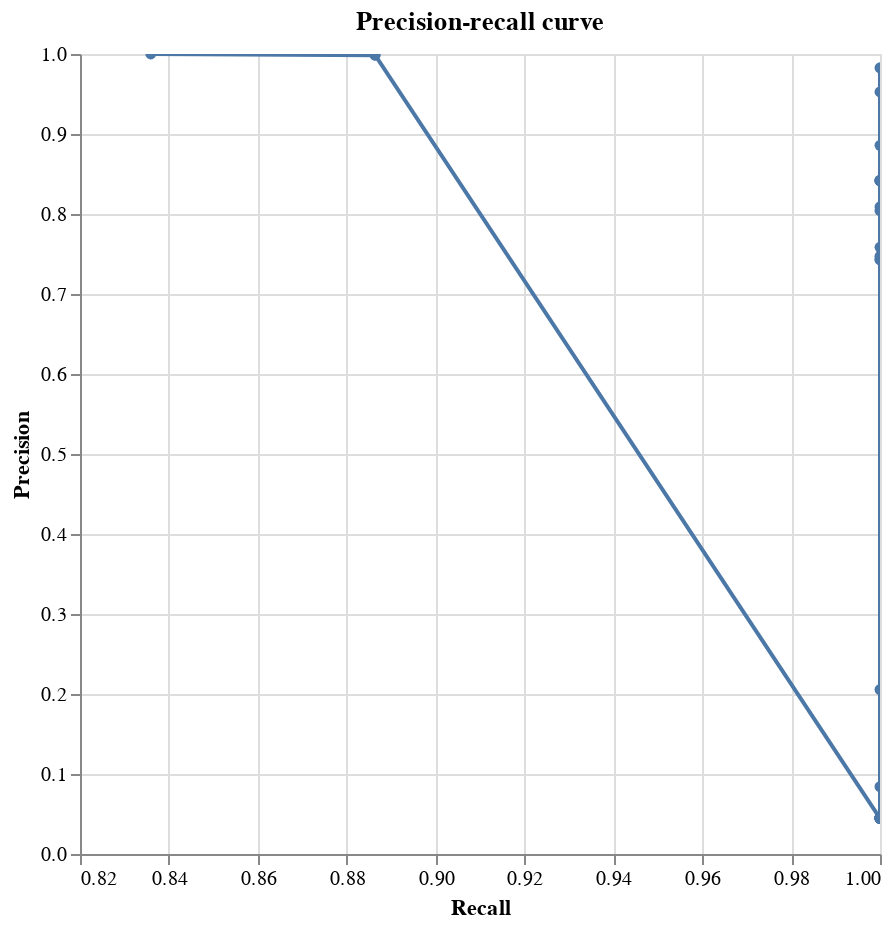

Here is the notebook cell this chart was saved with:
### Markdown cell above
# Precision-Recall curve

### Code cell
x = linker.precision_recall_chart_from_labels_column("unique_id")
x

### Figure 1 — Vega-Lite specification as saved in the notebook (floating-point values rounded to 4 significant figures)
{"$schema": "https://vega.github.io/schema/vega-lite/v4.8.1.json", "title": "Precision-recall curve", "data": {"values": [{"truth_threshold": -459.8, "match_probability": 3.887e-139, "row_count": 181400.0, "P": 8106.0, "N": 173300.0, "TP": 8106.0, "TN": 0.0, "FP": 173300.0, "FN": 0.0, "P_rate": 0.0, "N_rate": 0.9553, "TP_rate": 1.0, "TN_rate": 0.0, "FP_rate": 1.0, "FN_rate": 0.0, "precision": 0.04468, "recall": 1.0, "F1": 0.08554}, {"truth_threshold": -295.3, "match_probability": 1.288e-89, "row_count": 181400.0, "P": 8106.0, "N": 173300.0, "TP": 8106.0, "TN": 6.0, "FP": 173300.0, "FN": 0.0, "P_rate": 0.0, "N_rate": 0.9553, "TP_rate": 1.0, "TN_rate": 3.462e-05, "FP_rate": 1.0, "FN_rate": 0.0, "precision": 0.04468, "recall": 1.0, "F1": 0.08555}, {"truth_threshold": -291.3, "match_probability": 1.974e-88, "row_count": 181400.0, "P": 8106.0, "N": 173300.0, "TP": 8106.0, "TN": 7.0, "FP": 173300.0, "FN": 0.0, "P_rate": 0.0, "N_rate": 0.9553, "TP_rate": 1.0, "TN_rate": 4.039e-05, "FP_rate": 1.0, "FN_rate": 0.0, "precision": 0.04468, "recall": 1.0, "F1": 0.08555}, {"truth_threshold": -267.1, "match_probability": 3.977e-81, "row_count": 181400.0, "P": 8106.0, "N": 173300.0, "TP": 8106.0, "TN": 13.0, "FP": 173300.0, "FN": 0.0, "P_rate": 0.0, "N_rate": 0.9553, "TP_rate": 1.0, "TN_rate": 7.501e-05, "FP_rate": 0.9999, "FN_rate": 0.0, "precision": 0.04469, "recall": 1.0, "F1": 0.08555}, {"truth_threshold": -246.8, "match_probability": 5.1e-75, "row_count": 181400.0, "P": 8106.0, "N": 173300.0, "TP": 8106.0, "TN": 15.0, "FP": 173300.0, "FN": 0.0, "P_rate": 0.0, "N_rate": 0.9553, "TP_rate": 1.0, "TN_rate": 8.655e-05, "FP_rate": 0.9999, "FN_rate": 0.0, "precision": 0.04469, "recall": 1.0, "F1": 0.08555}, {"truth_threshold": -242.9, "match_probability": 7.82e-74, "row_count": 181400.0, "P": 8106.0, "N": 173300.0, "TP": 8106.0, "TN": 479.0, "FP": 172800.0, "FN": 0.0, "P_rate": 0.0, "N_rate": 0.9553, "TP_rate": 1.0, "TN_rate": 0.002764, "FP_rate": 0.9972, "FN_rate": 0.0, "precision": 0.0448, "recall": 1.0, "F1": 0.08576}, {"truth_threshold": -238.1, "match_probability": 2.15e-72, "row_count": 181400.0, "P": 8106.0, "N": 173300.0, "TP": 8106.0, "TN": 870.0, "FP": 172400.0, "FN": 0.0, "P_rate": 0.0, "N_rate": 0.9553, "TP_rate": 1.0, "TN_rate": 0.00502, "FP_rate": 0.995, "FN_rate": 0.0, "precision": 0.0449, "recall": 1.0, "F1": 0.08594}, {"truth_threshold": -228.0, "match_probability": 2.282e-69, "row_count": 181400.0, "P": 8106.0, "N": 173300.0, "TP": 8106.0, "TN": 1049.0, "FP": 172300.0, "FN": 0.0, "P_rate": 0.0, "N_rate": 0.9553, "TP_rate": 1.0, "TN_rate": 0.006053, "FP_rate": 0.9939, "FN_rate": 0.0, "precision": 0.04494, "recall": 1.0, "F1": 0.08602}, {"truth_threshold": -225.3, "match_probability": 1.506e-68, "row_count": 181400.0, "P": 8106.0, "N": 173300.0, "TP": 8106.0, "TN": 1051.0, "FP": 172300.0, "FN": 0.0, "P_rate": 0.0, "N_rate": 0.9553, "TP_rate": 1.0, "TN_rate": 0.006064, "FP_rate": 0.9939, "FN_rate": 0.0, "precision": 0.04494, "recall": 1.0, "F1": 0.08602}, {"truth_threshold": -222.5, "match_probability": 1.027e-67, "row_count": 181400.0, "P": 8106.0, "N": 173300.0, "TP": 8106.0, "TN": 1052.0, "FP": 172300.0, "FN": 0.0, "P_rate": 0.0, "N_rate": 0.9553, "TP_rate": 1.0, "TN_rate": 0.00607, "FP_rate": 0.9939, "FN_rate": 0.0, "precision": 0.04494, "recall": 1.0, "F1": 0.08602}, {"truth_threshold": -220.5, "match_probability": 4.14e-67, "row_count": 181400.0, "P": 8106.0, "N": 173300.0, "TP": 8106.0, "TN": 1119.0, "FP": 172200.0, "FN": 0.0, "P_rate": 0.0, "N_rate": 0.9553, "TP_rate": 1.0, "TN_rate": 0.006457, "FP_rate": 0.9935, "FN_rate": 0.0, "precision": 0.04496, "recall": 1.0, "F1": 0.08605}, {"truth_threshold": -218.6, "match_probability": 1.575e-66, "row_count": 181400.0, "P": 8106.0, "N": 173300.0, "TP": 8106.0, "TN": 1124.0, "FP": 172200.0, "FN": 0.0, "P_rate": 0.0, "N_rate": 0.9553, "TP_rate": 1.0, "TN_rate": 0.006486, "FP_rate": 0.9935, "FN_rate": 0.0, "precision": 0.04496, "recall": 1.0, "F1": 0.08605}, {"truth_threshold": -213.8, "match_probability": 4.33e-65, "row_count": 181400.0, "P": 8106.0, "N": 173300.0, "TP": 8106.0, "TN": 1210.0, "FP": 172100.0, "FN": 0.0, "P_rate": 0.0, "N_rate": 0.9553, "TP_rate": 1.0, "TN_rate": 0.006982, "FP_rate": 0.993, "FN_rate": 0.0, "precision": 0.04498, "recall": 1.0, "F1": 0.08609}, {"truth_threshold": -173.1, "match_probability": 7.695e-53, "row_count": 181400.0, "P": 8106.0, "N": 173300.0, "TP": 8106.0, "TN": 1272.0, "FP": 172000.0, "FN": 0.0, "P_rate": 0.0, "N_rate": 0.9553, "TP_rate": 1.0, "TN_rate": 0.007339, "FP_rate": 0.9927, "FN_rate": 0.0, "precision": 0.045, "recall": 1.0, "F1": 0.08612}, {"truth_threshold": -169.2, "match_probability": 1.18e-51, "row_count": 181400.0, "P": 8106.0, "N": 173300.0, "TP": 8106.0, "TN": 1439.0, "FP": 171900.0, "FN": 0.0, "P_rate": 0.0, "N_rate": 0.9553, "TP_rate": 1.0, "TN_rate": 0.008303, "FP_rate": 0.9917, "FN_rate": 0.0, "precision": 0.04504, "recall": 1.0, "F1": 0.0862}, {"truth_threshold": -164.4, "match_probability": 3.244e-50, "row_count": 181400.0, "P": 8106.0, "N": 173300.0, "TP": 8106.0, "TN": 2312.0, "FP": 171000.0, "FN": 0.0, "P_rate": 0.0, "N_rate": 0.9553, "TP_rate": 1.0, "TN_rate": 0.01334, "FP_rate": 0.9867, "FN_rate": 0.0, "precision": 0.04526, "recall": 1.0, "F1": 0.0866}, {"truth_threshold": -124.6, "match_probability": 3.048e-38, "row_count": 181400.0, "P": 8106.0, "N": 173300.0, "TP": 8106.0, "TN": 2765.0, "FP": 170500.0, "FN": 0.0, "P_rate": 0.0, "N_rate": 0.9553, "TP_rate": 1.0, "TN_rate": 0.01595, "FP_rate": 0.984, "FN_rate": 0.0, "precision": 0.04537, "recall": 1.0, "F1": 0.08681}, {"truth_threshold": -120.7, "match_probability": 4.673e-37, "row_count": 181400.0, "P": 8106.0, "N": 173300.0, "TP": 8106.0, "TN": 85030.0, "FP": 88280.0, "FN": 0.0, "P_rate": 0.0, "N_rate": 0.9553, "TP_rate": 1.0, "TN_rate": 0.4906, "FP_rate": 0.5094, "FN_rate": 0.0, "precision": 0.0841, "recall": 1.0, "F1": 0.1552}, {"truth_threshold": -115.9, "match_probability": 1.285e-35, "row_count": 181400.0, "P": 8106.0, "N": 173300.0, "TP": 8106.0, "TN": 142000.0, "FP": 31320.0, "FN": 0.0, "P_rate": 0.0, "N_rate": 0.9553, "TP_rate": 1.0, "TN_rate": 0.8193, "FP_rate": 0.1807, "FN_rate": 0.0, "precision": 0.2056, "recall": 1.0, "F1": 0.3411}, {"truth_threshold": -109.8, "match_probability": 8.892e-34, "row_count": 181400.0, "P": 8106.0, "N": 173300.0, "TP": 8106.0, "TN": 170500.0, "FP": 2810.0, "FN": 0.0, "P_rate": 0.0, "N_rate": 0.9553, "TP_rate": 1.0, "TN_rate": 0.9838, "FP_rate": 0.01621, "FN_rate": 0.0, "precision": 0.7426, "recall": 1.0, "F1": 0.8523}, {"truth_threshold": -107.1, "match_probability": 5.869e-33, "row_count": 181400.0, "P": 8106.0, "N": 173300.0, "TP": 8106.0, "TN": 170500.0, "FP": 2795.0, "FN": 0.0, "P_rate": 0.0, "N_rate": 0.9553, "TP_rate": 1.0, "TN_rate": 0.9839, "FP_rate": 0.01613, "FN_rate": 0.0, "precision": 0.7436, "recall": 1.0, "F1": 0.853}, {"truth_threshold": -105.9, "match_probability": 1.363e-32, "row_count": 181400.0, "P": 8106.0, "N": 173300.0, "TP": 8106.0, "TN": 170600.0, "FP": 2743.0, "FN": 0.0, "P_rate": 0.0, "N_rate": 0.9553, "TP_rate": 1.0, "TN_rate": 0.9842, "FP_rate": 0.01583, "FN_rate": 0.0, "precision": 0.7472, "recall": 1.0, "F1": 0.8553}, {"truth_threshold": -103.1, "match_probability": 8.999e-32, "row_count": 181400.0, "P": 8106.0, "N": 173300.0, "TP": 8106.0, "TN": 170700.0, "FP": 2582.0, "FN": 0.0, "P_rate": 0.0, "N_rate": 0.9553, "TP_rate": 1.0, "TN_rate": 0.9851, "FP_rate": 0.0149, "FN_rate": 0.0, "precision": 0.7584, "recall": 1.0, "F1": 0.8626}, {"truth_threshold": -101.1, "match_probability": 3.749e-31, "row_count": 181400.0, "P": 8106.0, "N": 173300.0, "TP": 8106.0, "TN": 171300.0, "FP": 1975.0, "FN": 0.0, "P_rate": 0.0, "N_rate": 0.9553, "TP_rate": 1.0, "TN_rate": 0.9886, "FP_rate": 0.0114, "FN_rate": 0.0, "precision": 0.8041, "recall": 1.0, "F1": 0.8915}, {"truth_threshold": -98.35, "match_probability": 2.474e-30, "row_count": 181400.0, "P": 8106.0, "N": 173300.0, "TP": 8106.0, "TN": 171400.0, "FP": 1913.0, "FN": 0.0, "P_rate": 0.0, "N_rate": 0.9553, "TP_rate": 1.0, "TN_rate": 0.989, "FP_rate": 0.01104, "FN_rate": 0.0, "precision": 0.8091, "recall": 1.0, "F1": 0.8945}, {"truth_threshold": -63.54, "match_probability": 7.441e-20, "row_count": 181400.0, "P": 8106.0, "N": 173300.0, "TP": 8106.0, "TN": 171800.0, "FP": 1529.0, "FN": 0.0, "P_rate": 0.0, "N_rate": 0.9553, "TP_rate": 1.0, "TN_rate": 0.9912, "FP_rate": 0.008822, "FN_rate": 0.0, "precision": 0.8413, "recall": 1.0, "F1": 0.9139}, {"truth_threshold": -59.6, "match_probability": 1.141e-18, "row_count": 181400.0, "P": 8106.0, "N": 173300.0, "TP": 8106.0, "TN": 171800.0, "FP": 1528.0, "FN": 0.0, "P_rate": 0.0, "N_rate": 0.9553, "TP_rate": 1.0, "TN_rate": 0.9912, "FP_rate": 0.008817, "FN_rate": 0.0, "precision": 0.8414, "recall": 1.0, "F1": 0.9139}, {"truth_threshold": -54.82, "match_probability": 3.137e-17, "row_count": 181400.0, "P": 8106.0, "N": 173300.0, "TP": 8106.0, "TN": 171800.0, "FP": 1522.0, "FN": 0.0, "P_rate": 0.0, "N_rate": 0.9553, "TP_rate": 1.0, "TN_rate": 0.9912, "FP_rate": 0.008782, "FN_rate": 0.0, "precision": 0.8419, "recall": 1.0, "F1": 0.9142}, {"truth_threshold": -15.05, "match_probability": 2.947e-05, "row_count": 181400.0, "P": 8106.0, "N": 173300.0, "TP": 8106.0, "TN": 171800.0, "FP": 1517.0, "FN": 0.0, "P_rate": 0.0, "N_rate": 0.9553, "TP_rate": 1.0, "TN_rate": 0.9912, "FP_rate": 0.008753, "FN_rate": 0.0, "precision": 0.8424, "recall": 1.0, "F1": 0.9145}, {"truth_threshold": -11.11, "match_probability": 0.0004517, "row_count": 181400.0, "P": 8106.0, "N": 173300.0, "TP": 8106.0, "TN": 172300.0, "FP": 1045.0, "FN": 0.0, "P_rate": 0.0, "N_rate": 0.9553, "TP_rate": 1.0, "TN_rate": 0.994, "FP_rate": 0.00603, "FN_rate": 0.0, "precision": 0.8858, "recall": 1.0, "F1": 0.9395}, {"truth_threshold": -6.331, "match_probability": 0.01227, "row_count": 181400.0, "P": 8106.0, "N": 173300.0, "TP": 8106.0, "TN": 172900.0, "FP": 403.0, "FN": 0.0, "P_rate": 0.0, "N_rate": 0.9553, "TP_rate": 1.0, "TN_rate": 0.9977, "FP_rate": 0.002325, "FN_rate": 0.0, "precision": 0.9526, "recall": 1.0, "F1": 0.9758}, {"truth_threshold": 2.505, "match_probability": 0.8502, "row_count": 181400.0, "P": 8106.0, "N": 173300.0, "TP": 8106.0, "TN": 173200.0, "FP": 142.0, "FN": 0.0, "P_rate": 0.0, "N_rate": 0.9553, "TP_rate": 1.0, "TN_rate": 0.9992, "FP_rate": 0.0008193, "FN_rate": 0.0, "precision": 0.9828, "recall": 1.0, "F1": 0.9913}, {"truth_threshold": 3.721, "match_probability": 0.9295, "row_count": 181400.0, "P": 8106.0, "N": 173300.0, "TP": 7185.0, "TN": 173300.0, "FP": 11.0, "FN": 921.0, "P_rate": 0.0, "N_rate": 0.9553, "TP_rate": 0.8864, "TN_rate": 0.9999, "FP_rate": 6.347e-05, "FN_rate": 0.1136, "precision": 0.9985, "recall": 0.8864, "F1": 0.9391}, {"truth_threshold": 6.443, "match_probability": 0.9886, "row_count": 181400.0, "P": 8106.0, "N": 173300.0, "TP": 7185.0, "TN": 173300.0, "FP": 9.0, "FN": 921.0, "P_rate": 0.0, "N_rate": 0.9553, "TP_rate": 0.8864, "TN_rate": 0.9999, "FP_rate": 5.193e-05, "FN_rate": 0.1136, "precision": 0.9987, "recall": 0.8864, "F1": 0.9392}, {"truth_threshold": 11.22, "match_probability": 0.9996, "row_count": 181400.0, "P": 8106.0, "N": 173300.0, "TP": 6776.0, "TN": 173300.0, "FP": 0.0, "FN": 1330.0, "P_rate": 0.0, "N_rate": 0.9553, "TP_rate": 0.8359, "TN_rate": 1.0, "FP_rate": 0.0, "FN_rate": 0.1641, "precision": 1.0, "recall": 0.8359, "F1": 0.9106}]}, "mark": {"type": "line", "clip": true, "point": true}, "encoding": {"tooltip": [{"type": "quantitative", "field": "truth_threshold", "format": ".4f"}, {"type": "quantitative", "field": "match_probability", "format": ".4%"}, {"type": "quantitative", "field": "FP_rate", "format": ".4f"}, {"type": "quantitative", "field": "TP_rate", "format": ".4f"}, {"type": "quantitative", "field": "TP", "format": ",.0f"}, {"type": "quantitative", "field": "TN", "format": ",.0f"}, {"type": "quantitative", "field": "FP", "format": ",.0f"}, {"type": "quantitative", "field": "FN", "format": ",.0f"}, {"type": "quantitative", "field": "precision", "format": ".4f"}, {"type": "quantitative", "field": "recall", "format": ".4f"}, {"type": "quantitative", "field": "F1", "format": ".4f"}], "x": {"type": "quantitative", "field": "recall", "sort": ["-recall"], "title": "Recall"}, "y": {"type": "quantitative", "field": "precision", "sort": ["-precision"], "title": "Precision"}}, "height": 400, "width": 400}
